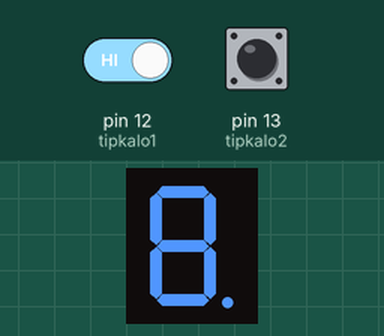
A sketch run on a simulated Arduino Uno, built with avr-gcc and run on an emulated ATmega328P. Parts: 1-digit seven-segment display. Wiring (inferred from the names in the program): 1-digit 7-segment display, segments lit when HIGH: segments pin 2, pin 3, pin 4, pin 5, pin 6, pin 7, pin 8, pin 9. The inputs (shaded band) are chosen by the test bench; at power-on: pin 13 (tipkalo2) HIGH, pin 12 (tipkalo1) HIGH. The segment pins are drawn as the display they are named for.

Above: at 1.2 s.
1.3 s: pin 13 (tipkalo2) pulled LOW for 0.15 s
At 1.7 s:
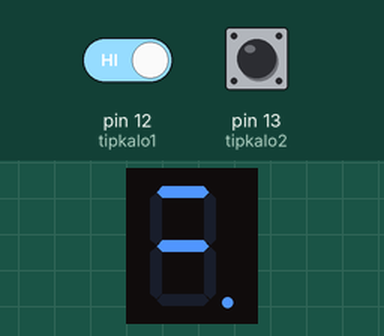
4.4 s: pin 13 (tipkalo2) pulled LOW for 1 s
At 5.7 s:
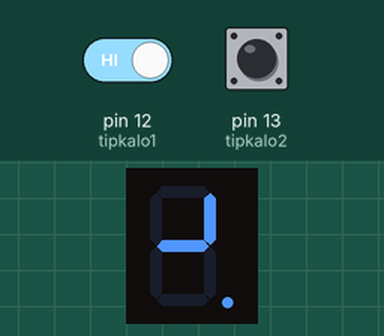
8.4 s: pin 13 (tipkalo2) pulled LOW for 3.2 s
At 9.8 s:
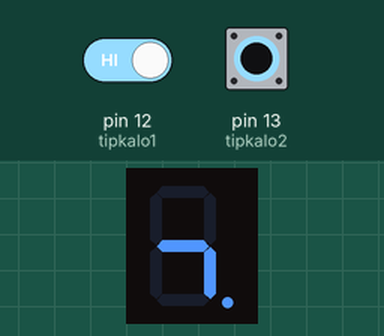
13.1 s: pin 12 (tipkalo1) driven LOW and pin 13 (tipkalo2) driven LOW
At 15.0 s:
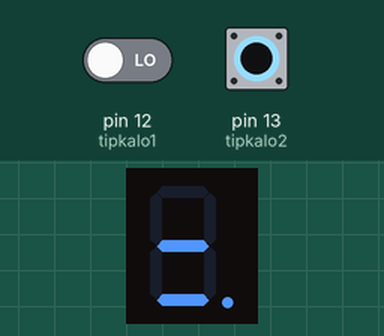
16.1 s: pin 13 (tipkalo2) driven HIGH
At 17.3 s:
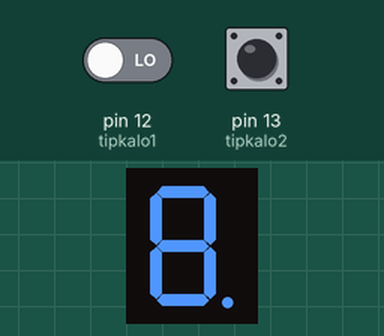
19.1 s: pin 13 (tipkalo2) driven LOW
At 22.7 s:
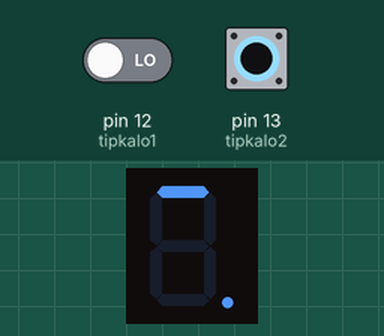
Timing chart, 0 to 23.1 s (numbered marks = the images above; inputs shaded):
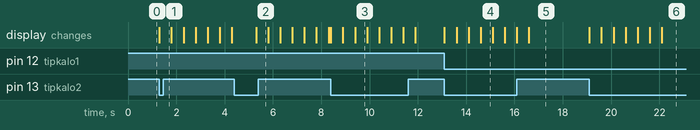

The sketch:

zadatak.ino
```cpp
const int A=2;
const int B=3;
const int C=4;
const int D=5;
const int E=6;
const int F=7;
const int G=8;
const int DP=9;
int tipkalo1=12;
int tipkalo2=13;
void setup() {
 pinMode(A,OUTPUT);
 pinMode(B,OUTPUT);
 pinMode(C,OUTPUT);
 pinMode(D,OUTPUT);
 pinMode(E,OUTPUT);
 pinMode(F,OUTPUT);
 pinMode(G,OUTPUT);
 pinMode(DP,OUTPUT);
 pinMode(tipkalo1,INPUT_PULLUP);
 pinMode(tipkalo2,INPUT_PULLUP);
 digitalWrite(A,HIGH);
 digitalWrite(B,HIGH);
 digitalWrite(C,HIGH);
 digitalWrite(D,HIGH);
 digitalWrite(E,HIGH);
 digitalWrite(F,HIGH);
 digitalWrite(G,HIGH);
 digitalWrite(DP,HIGH);


}

void loop() {
  if(digitalRead(tipkalo1)==LOW){
    digitalWrite(A,LOW);
    digitalWrite(G,LOW);
    digitalWrite(D,LOW);
  }else{
    digitalWrite(A,HIGH);
    digitalWrite(G,HIGH);
    digitalWrite(D,HIGH);
  }
  if(digitalRead(tipkalo2)==LOW){
    digitalWrite(A,HIGH);
    digitalWrite(B,LOW);
    digitalWrite(C,LOW);
    digitalWrite(D,LOW);
    digitalWrite(E,LOW);
    digitalWrite(F,LOW);
    delay(500);
    digitalWrite(B,HIGH);
    digitalWrite(A,LOW);
    delay(500);
    digitalWrite(C,HIGH);
    digitalWrite(B,LOW);
    delay(500);
    digitalWrite(D,HIGH);
    digitalWrite(C,LOW);
    delay(500);
    digitalWrite(E,HIGH);
    digitalWrite(D,LOW);
    delay(500);
    digitalWrite(F,HIGH);
    digitalWrite(E,LOW);
    delay(500);
    digitalWrite(F,LOW);
    digitalWrite(A,HIGH);
    delay(500);


  }else{
    digitalWrite(A,HIGH);
    digitalWrite(B,HIGH);
    digitalWrite(C,HIGH);
    digitalWrite(D,HIGH);
    digitalWrite(E,HIGH);
    digitalWrite(F,HIGH);
    digitalWrite(G,HIGH);
  }
}
```

Measured:
- after the input at 1.3 s, the display: changes at once (image 1)
- after the input at 4.4 s, the display: changes after 0.90 s (image 2)
- after the input at 8.4 s, the display: first changes at once (image 3 shows a later state)
- after the input at 13.1 s, the display: first changes at once (image 4 shows a later state)
- after the input at 16.1 s, the display: first differs from a run without the input after 0.50 s (image 5)
- after the input at 19.1 s, the display: changes at once (image 6)
- what the display in image 3 shows lasts 0.5 s, from 9.4 s to 9.9 s
